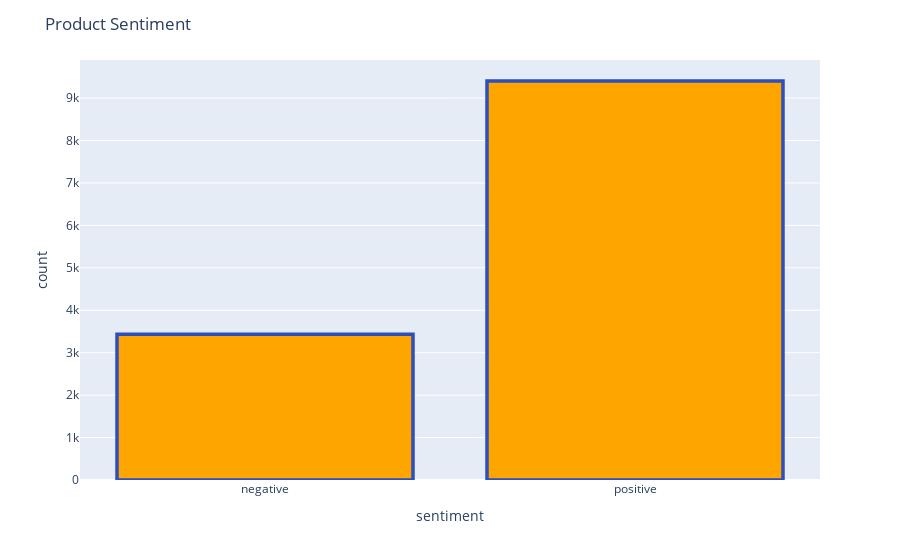

Here is the notebook cell this chart was saved with:
### Markdown cell above
### Distribution of reviews

### Code cell
df['sentiment']=df['sentiment'].replace({-1:'negative'})
df['sentiment']=df['sentiment'].replace({+1:'positive'})
fig=px.histogram(df,x='sentiment')
fig.update_traces(marker_color='orange',marker_line_color='rgb(45,78,190)',marker_line_width=3.5)
fig.update_layout(title_text="Product Sentiment")
fig.show()
df['sentiment']

### Figure 1 — Plotly figure (JSON) as saved in the notebook; plotly's stock layout.template omitted (floating-point values rounded to 4 significant figures; data arrays with more than 128 entries replaced by an {"elided": "..."} marker saying what was removed)
{"data": [{"alignmentgroup": "True", "bingroup": "x", "hovertemplate": "sentiment=%{x}<br>count=%{y}<extra></extra>", "legendgroup": "", "marker": {"color": "orange", "line": {"color": "rgb(45,78,190)", "width": 3.5}}, "name": "", "offsetgroup": "", "orientation": "v", "showlegend": false, "type": "histogram", "x": {"elided": "12834 str values"}, "xaxis": "x", "yaxis": "y"}], "layout": {"barmode": "relative", "legend": {"tracegroupgap": 0}, "margin": {"t": 60}, "title": {"text": "Product Sentiment"}, "xaxis": {"anchor": "y", "domain": [0, 1], "title": {"text": "sentiment"}}, "yaxis": {"anchor": "x", "domain": [0, 1], "title": {"text": "count"}}}}
